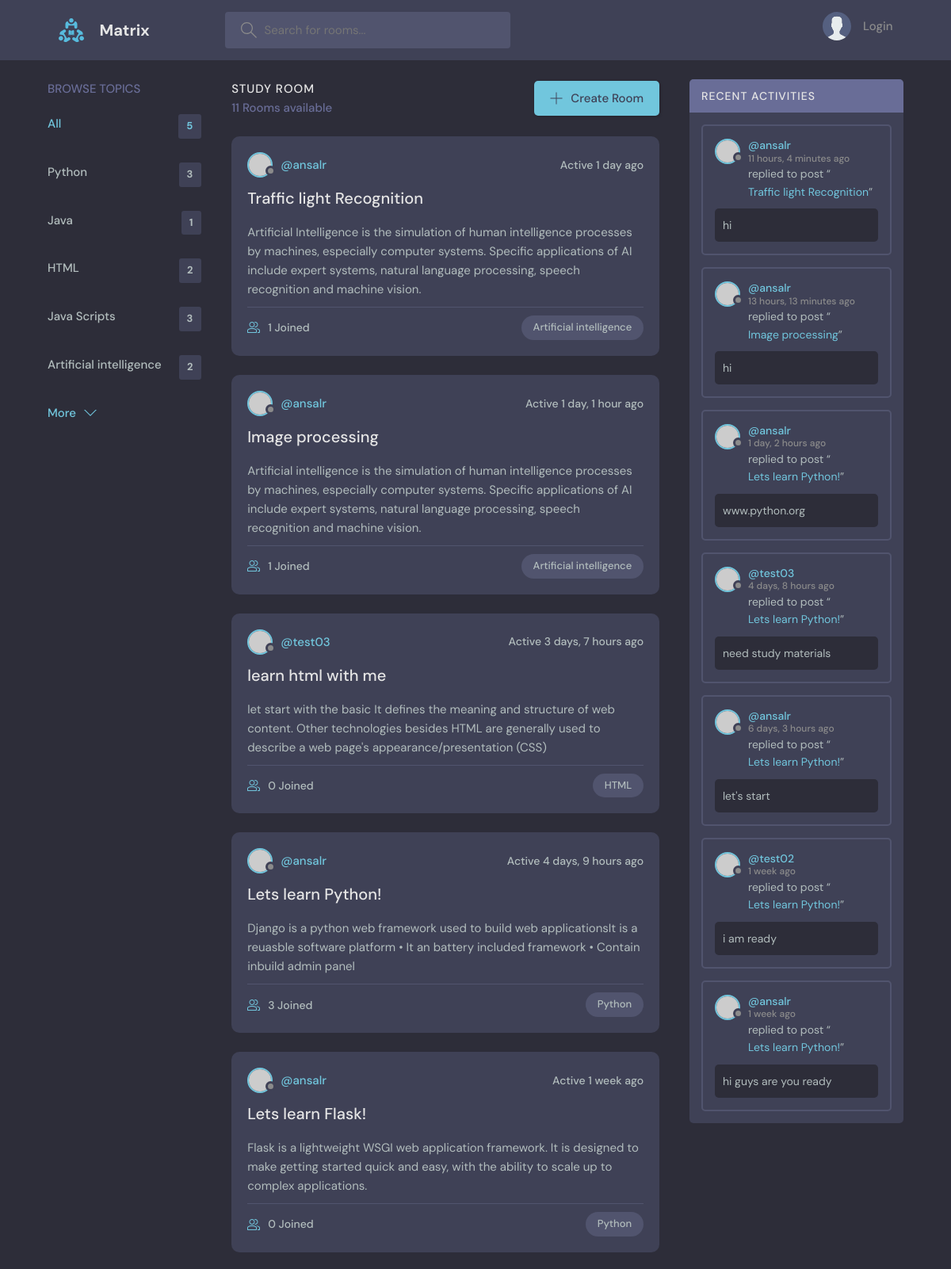
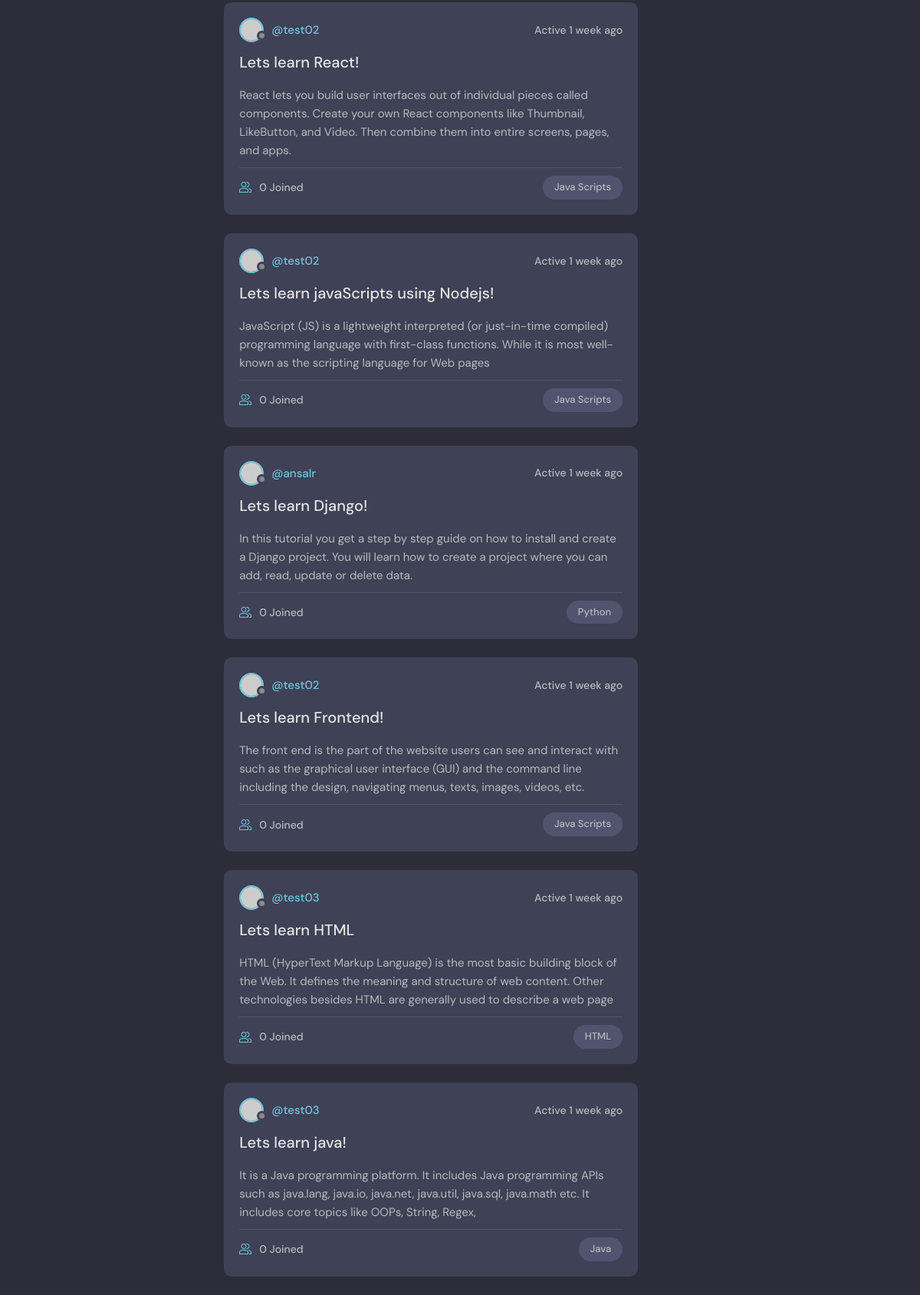
The page / on the database its author committed (2 pictures, top to bottom).
### base/models.py (models this page shows, shortened)
class Topic(models.Model):
    name = models.CharField(max_length=200)

class Room(models.Model):
    host = models.ForeignKey(User, on_delete=models.SET_NULL, null=True)
    topic = models.ForeignKey("Topic", on_delete=models.SET_NULL, null=True)
    name = models.CharField(max_length=150)
    description = models.CharField(max_length=200, blank=True)
    participants = models.ManyToManyField(User, related_name='participants', blank=True )
    update = models.DateTimeField(auto_now=True)
    created = models.DateTimeField(auto_now_add=True)
    class Meta:
        ordering = ['-update', '-created']
    def __str__(self):
        return self.name

class Message(models.Model):
    user = models.ForeignKey(User, on_delete=models.CASCADE)
    room = models.ForeignKey(Room, on_delete=models.CASCADE)
    body = models.TextField()
    update = models.DateTimeField(auto_now=True)
    created = models.DateTimeField(auto_now_add=True)
    class Meta:
        ordering = ['-update']

### base/views.py (the view)
# urls.py: path('', views.home, name='home'),
def home(request):
    if request.GET.get('q') == None:
        rooms = Room.objects.all()
        room_messages = Message.objects.all()
    else:
        q = request.GET.get('q')
        room_messages = Message.objects.filter(Q(room__topic__name__icontains=q))
        rooms = Room.objects.filter(Q(topic__name__icontains=q)|
                                    Q(host__username__icontains=q)|
                                    Q(name__icontains=q))
    topics = Topic.objects.all()[0:5]
    total_room = Room.objects.all().count()
    context = {'rooms':rooms, 'topics':topics,'total_room':total_room , 'room_messages':room_messages}
    return render(request, 'base/home.html', context)

### base/templates/base/home.html (shortened to what this page needs)
{% extends 'main.html' %}
{% block content %}
<main class="layout layout--3">
  <div class="container">
    {% include 'base/topics_comp.html' %}
    <div class="roomList">
      <div class="roomList__header">
        <div>
          <h2>Study Room</h2>
          <p>{{rooms.count}} Rooms available</p>
        </div>
        <a class="btn btn--main" href="{% url 'create' %}">
          <svg version="1.1" xmlns="http://www.w3.org/2000/svg" width="32" height="32" viewBox="0 0 32 32">
            <title>add</title>
            <path
              d="M16.943 0.943h-1.885v14.115h-14.115v1.885h14.115v14.115h1.885v-14.115h14.115v-1.885h-14.115v-14.115z"
            ></path>
          </svg>
          Create Room
        </a>
      </div>
      {% include 'base/feed_comp.html' %}
    </div>
    {% include 'base/activity_comp.html' %}
  </div>
</main>
{% endblock content %}

### base/templates/base/topics_comp.html
<div class="topics">
    <div class="topics__header">
      <h2>Browse Topics</h2>
    </div>
    <ul class="topics__list">
      <li>
        <a href="{% url 'home' %}" class="active">All <span>{{topics.count}}</span></a>
      </li>
      {% for topic in topics %}
        <li>
            <a href="{% url 'home' %}?q={{topic.name}}">{{topic.name}}<span>{{topic.room_set.all.count}}</span></a>
        </li>
      {% endfor %}
    </ul>
    <a class="btn btn--link" href="{% url 'topic' %}">
      More
      <svg version="1.1" xmlns="http://www.w3.org/2000/svg" width="32" height="32" viewBox="0 0 32 32">
        <title>chevron-down</title>
        <path d="M16 21l-13-13h-3l16 16 16-16h-3l-13 13z"></path>
      </svg>
    </a>
  </div>

### base/templates/base/feed_comp.html (shortened to what this page needs)
{% for room in rooms %}
    <div class="roomListRoom">
        <div class="roomListRoom__header">
        <a href="{% url 'profile' room.host.id %}" class="roomListRoom__author">
            <div class="avatar avatar--small">
            <img src="https://randomuser.me/api/portraits/women/11.jpg" />
            </div>
            <span>@{{room.host.username}}</span>
        </a>
        <div class="roomListRoom__actions">
            <span>Active {{room.update|timesince}} ago</span>
        </div>
        </div>
        <div class="roomListRoom__content">
        <a href="{% url 'room' room.id %}">{{room.name}}</a>
        <p>{{room.description}}</p>
        </div>
        <div class="roomListRoom__meta">
        <a href="{% url 'room' room.id %}" class="roomListRoom__joined">
            {{room.participants.all.count}} Joined
        </a>
        <p class="roomListRoom__topic">{{room.topic.name}}</p>
        </div>
    </div>
{% endfor%}

### base/templates/base/activity_comp.html (shortened to what this page needs)
    <div class="activities">
      <div class="activities__header">
        <h2>Recent Activities</h2>
      </div>
      {% for message in room_messages %}
      <div class="activities__box">
        <div class="activities__boxHeader roomListRoom__header">
          <a href="{% url 'profile' message.user.id %}" class="roomListRoom__author">
            <div class="avatar avatar--small">
              <img src="https://randomuser.me/api/portraits/women/11.jpg" />
            </div>
            <p>
              @{{message.user}}
              <span>{{message.created|timesince}} ago</span>
            </p>
          </a>
        </div>
        <div class="activities__boxContent">
          <p>replied to post “<a href="{% url 'room' message.room.id %}">{{message.room}}</a>”</p>
          <div class="activities__boxRoomContent">
            {{message.body}}
          </div>
        </div>
      </div>
      {% endfor %}
    </div>

### rows shown on the page
Topic: name "Python", room_set.all.count "3"
Topic: name "Java", room_set.all.count "1"
Topic: name "HTML", room_set.all.count "2"
Topic: name "Java Scripts", room_set.all.count "3"
Topic: name "Artificial intelligence", room_set.all.count "2"
Room: host.username "ansalr", update "1 day", name "Traffic light Recognition", description "Artificial Intelligence is the simulation of human intelligence processes by machines, especially computer systems. Specific applications of AI include expert systems, natural language processing, speech recognition and machine vision.", participants.all.count "1", topic.name "Artificial intelligence"
Room: host.username "ansalr", update "1 day, 1 hour", name "Image processing", description "Artificial intelligence is the simulation of human intelligence processes by machines, especially computer systems. Specific applications of AI include expert systems, natural language processing, speech recognition and machine vision.", participants.all.count "1", topic.name "Artificial intelligence"
Room: host.username "test03", update "3 days, 7 hours", name "learn html with me", description "let start with the basic It defines the meaning and structure of web content. Other technologies besides HTML are generally used to describe a web page's appearance/presentation (CSS)", participants.all.count "0", topic.name "HTML"
Room: host.username "ansalr", update "4 days, 9 hours", name "Lets learn Python!", description "Django is a python web framework used to build web applicationsIt is a reuasble software platform • It an battery included framework • Contain inbuild admin panel", participants.all.count "3", topic.name "Python"
Room: host.username "ansalr", update "1 week", name "Lets learn Flask!", description "Flask is a lightweight WSGI web application framework. It is designed to make getting started quick and easy, with the ability to scale up to complex applications.", participants.all.count "0", topic.name "Python"
Room: host.username "test02", update "1 week", name "Lets learn React!", description "React lets you build user interfaces out of individual pieces called components. Create your own React components like Thumbnail, LikeButton, and Video. Then combine them into entire screens, pages, and apps.", participants.all.count "0", topic.name "Java Scripts"
Room: host.username "test02", update "1 week", name "Lets learn javaScripts using Nodejs!", description "JavaScript (JS) is a lightweight interpreted (or just-in-time compiled) programming language with first-class functions. While it is most well-known as the scripting language for Web pages", participants.all.count "0", topic.name "Java Scripts"
Room: host.username "ansalr", update "1 week", name "Lets learn Django!", description "In this tutorial you get a step by step guide on how to install and create a Django project. You will learn how to create a project where you can add, read, update or delete data.", participants.all.count "0", topic.name "Python"
Room: host.username "test02", update "1 week", name "Lets learn Frontend!", description "The front end is the part of the website users can see and interact with such as the graphical user interface (GUI) and the command line including the design, navigating menus, texts, images, videos, etc.", participants.all.count "0", topic.name "Java Scripts"
Room: host.username "test03", update "1 week", name "Lets learn HTML", description "HTML (HyperText Markup Language) is the most basic building block of the Web. It defines the meaning and structure of web content. Other technologies besides HTML are generally used to describe a web page", participants.all.count "0", topic.name "HTML"
Room: host.username "test03", update "1 week", name "Lets learn java!", description "It is a Java programming platform. It includes Java programming APIs such as java.lang, java.io, java.net, java.util, java.sql, java.math etc. It includes core topics like OOPs, String, Regex,", participants.all.count "0", topic.name "Java"
Message: user "ansalr", created "11 hours, 4 minutes", room "Traffic light Recognition", body "hi"
Message: user "ansalr", created "13 hours, 13 minutes", room "Image processing", body "hi"
Message: user "ansalr", created "1 day, 2 hours", room "Lets learn Python!", body "www.python.org"
Message: user "test03", created "4 days, 8 hours", room "Lets learn Python!", body "need study materials"
Message: user "ansalr", created "6 days, 3 hours", room "Lets learn Python!", body "let's start"
Message: user "test02", created "1 week", room "Lets learn Python!", body "i am ready"
Message: user "ansalr", created "1 week", room "Lets learn Python!", body "hi guys are you ready"

### other values the page prints
{{ topics.count }} "5"
{{ rooms.count }} "11"
